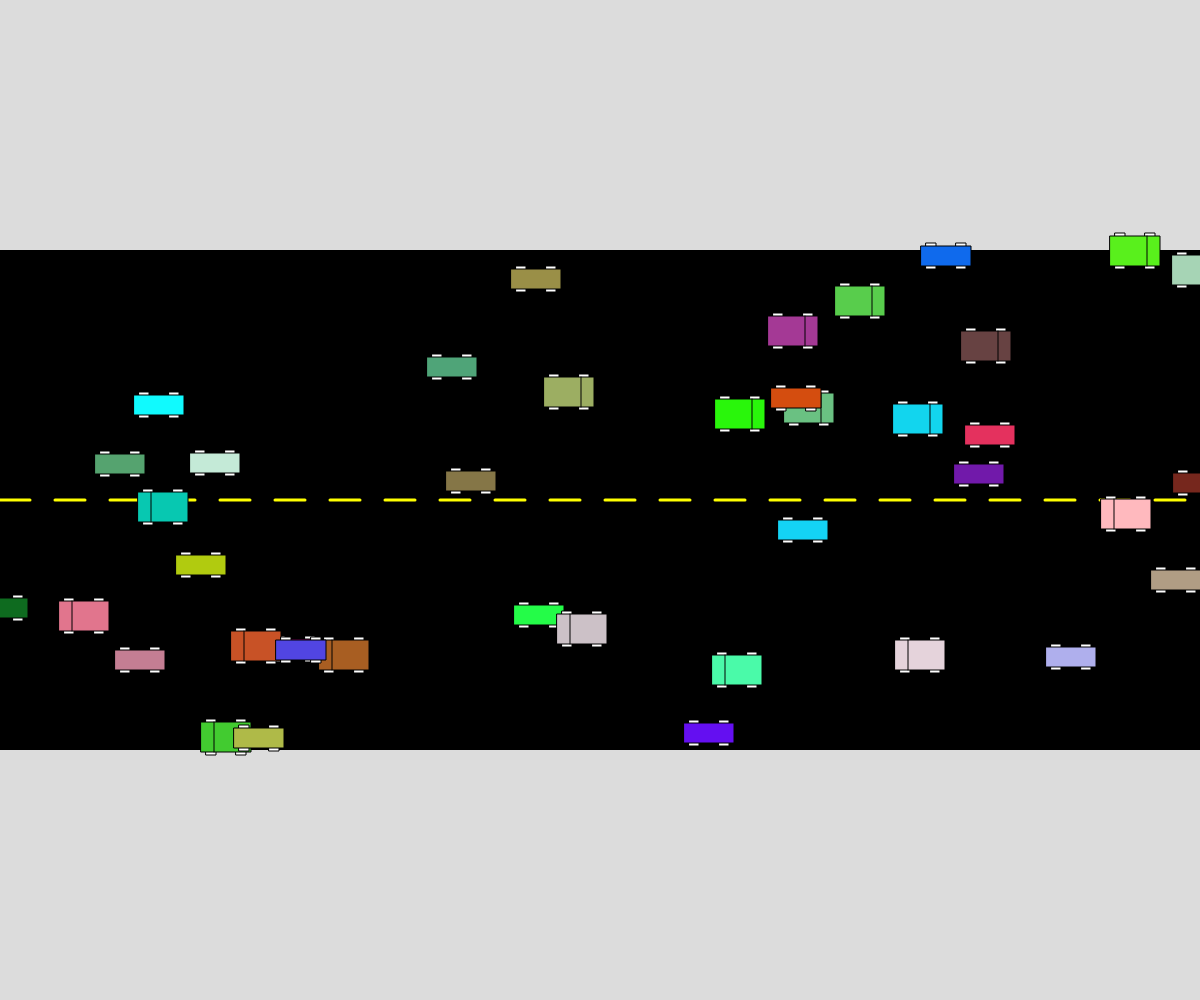
Frame 1 (no input)
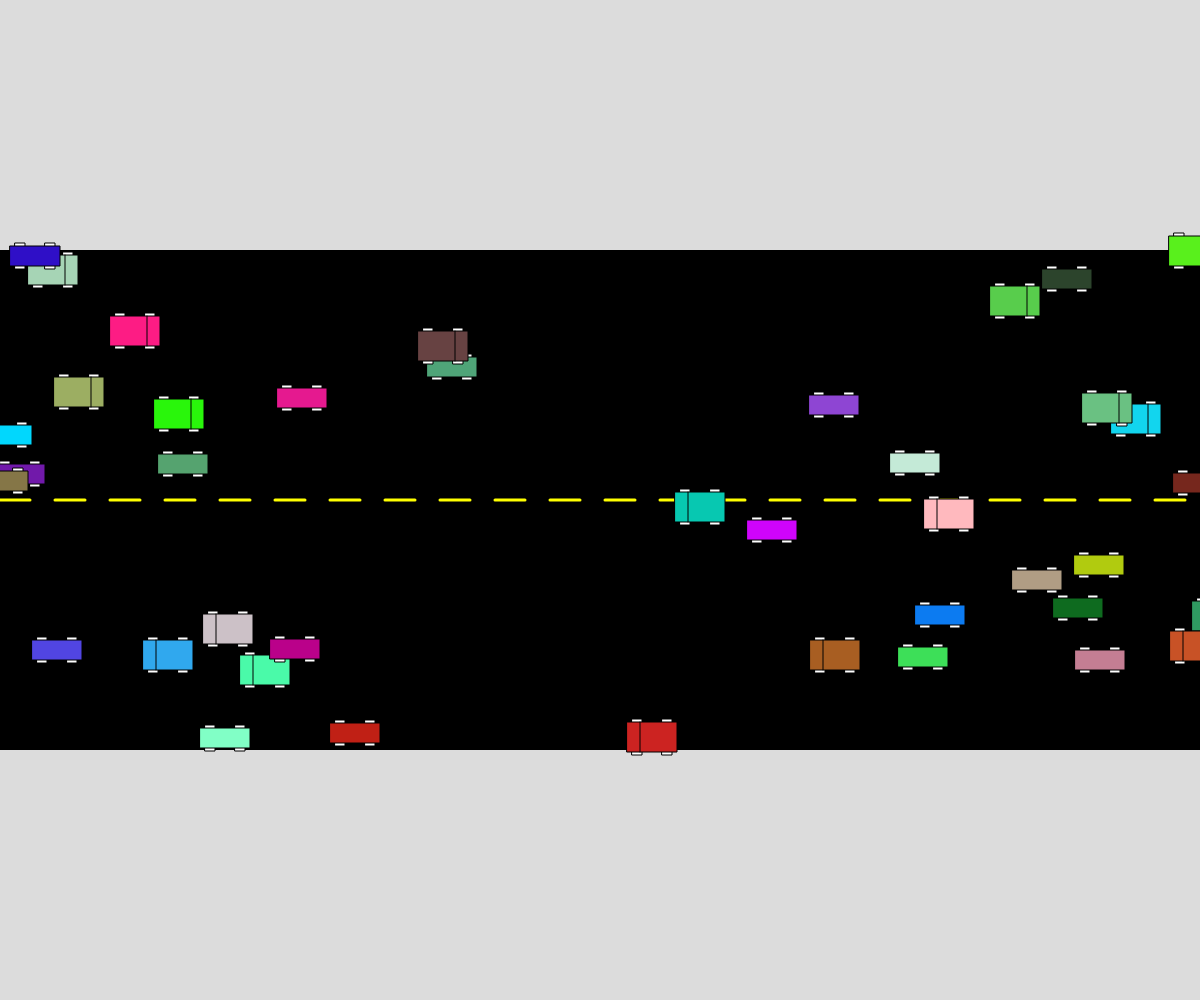
Frame 60 (no input)
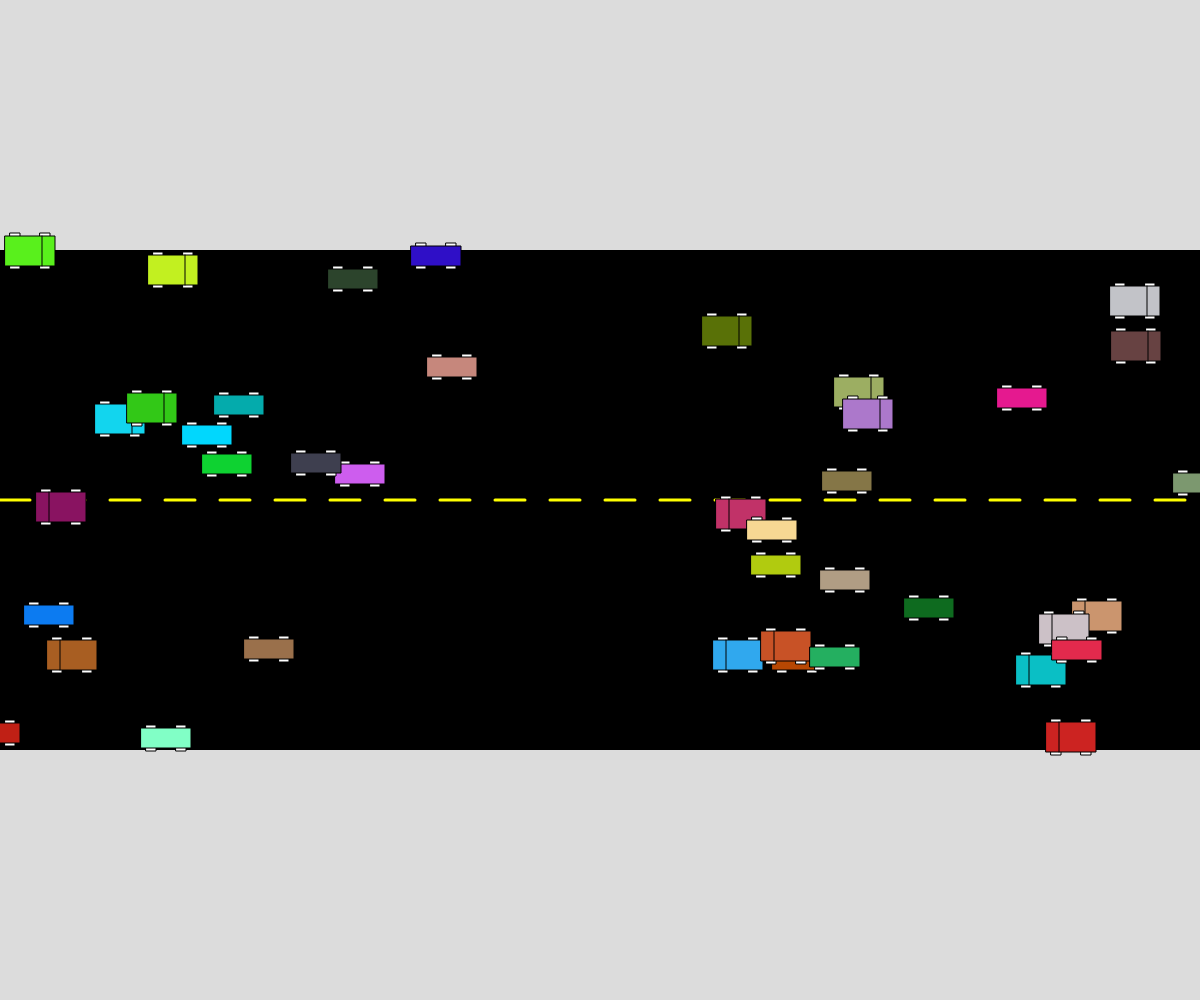
Frame 120 (the mouse pressed at the canvas centre since frame 60)

The p5.js sketch that drew these frames (run headless with seeded random() and noise() and a simulated clock; from frame 60 on, the mouse is pressed at the canvas centre):

// p5.js sketch
// ── sketch.js
// Cars Cars Cars
// Udaey Sandha
// October 17, 2023
// Creating a Traffic Simulation where each vehicle on the road will be an object created from a Vehicle class

let eastbound = [];
let westbound = [],v;
let trafficLight;

function setup() {
  createCanvas(windowWidth, windowHeight);
  rectMode(CENTER);
  initVehicles();
  trafficLight= new TrafficLight;
}

function initVehicles() {
  for (let i=0;i<20;i++){
    eastbound.push(new Vehicle(Math.floor(random(width)),Math.floor(random(height*0.25,height/2)),Math.floor(random(0,2)),1));
    westbound.push(new Vehicle(Math.floor(random(width)),Math.floor(random(height/2,height*0.75)),Math.floor(random(0,2)),0));
  }
  v=new Vehicle(width/2,height/2,1,1);
}

function drawRoad(){
  const ROAD_HEIGHT=height*0.50,
    SPACE_BETWEEN_YELLOW_LINES = 55,
    YELLOW_LINE_LENGTH=30;

  fill (0);
  noStroke();
  rect(width/2,height/2,width,ROAD_HEIGHT);
  stroke("yellow");
  strokeWeight(3);
  for (let i =0;i<width;i+=SPACE_BETWEEN_YELLOW_LINES) line(i,height/2,i+YELLOW_LINE_LENGTH,height/2);
}

function drawCar(x,y,c){
  //const 
  stroke(0);
  strokeWeight(1);
  fill(255);
  rect(x-15,y,10,26);
  rect(x+15,y,10,26);
  fill (c);
  rect(x,y,50,20);
}

function drawTruck(x,y,c,direction){
  stroke(0);
  strokeWeight(1);
  fill(255);
  rect(x-15,y,10,36);
  rect(x+15,y,10,36);
  fill (c);
  rect(x,y,50,30);
  if (direction===0) line(x-12,y+15,x-12,y-15)  // left
  else if (direction===1) line(x+12,y+15,x+12,y-15)  // right
}

function drawTrafficLight(c){
  fill(c);
  rect(width/2,height*0.1,100,30);
}

function draw() {
  background(220);
  drawRoad();
  for (let e of eastbound) e.action();
  for (let w of westbound) w.action();
  // trafficLight.display();
//   v.display();
//   v.move();
//   v.speedUp();
}

class Vehicle{
  constructor(x,y,type,direction){
    this.type=type;  //0- car,  1- truck/van
    this.color=color(random(255),random(255),random(255));
    this.x=x;
    this.y=y;
    this.direction=direction;  //0- left, 1- right
    this.xSpeed=Math.floor(random(15));
    if (this.direction===0) this.xSpeed*=-1;
  }

  display(){
    if (this.type===0) drawCar(this.x,this.y,this.color);
    else if (this.type===1) drawTruck(this.x,this.y,this.color,this.direction)
  }

  move(){
    this.x += this.xSpeed;
    if (this.x-25>width) this.x=-25;
    if (this.x+25<0) this.x=width+25;
  }
  

  speedUp(){
    if (this.direction===0 && this.xSpeed>-15) this.xSpeed--;
    if (this.direction===1 && this.xSpeed<15) this.xSpeed++;
  }

  speedDown(){
    if (this.direction===0 && this.xSpeed!==0) this.xSpeed++;
    if (this.direction===1 && this.xSpeed!==0) this.xSpeed--;
  }

  changeColor(){
    this.color=color(random(255),random(255),random(255));
  }

  stop(){
    this.xSpeed=0;
  }

  start(){
    this.xSpeed=Math.floor(random(15));
    if (this.direction===0) this.xSpeed*=-1;
  }

  action(){
    this.move();
    if (Math.floor(random(100))===1) this.speedUp();
    if (Math.floor(random(100))===1) this.speedDown();
    if (Math.floor(random(100))===1) this.changeColor();
    this.display();
    
  }
}

class TrafficLight{
  constructior(){
    this.color=color("green");

  }

  change(){
    if (this.color === color("green")) this.color=color("red");
    else if (this.color === color("red")) this.color=color("green");
  }

  display(){
    drawTrafficLight(this.color);
  }
}
